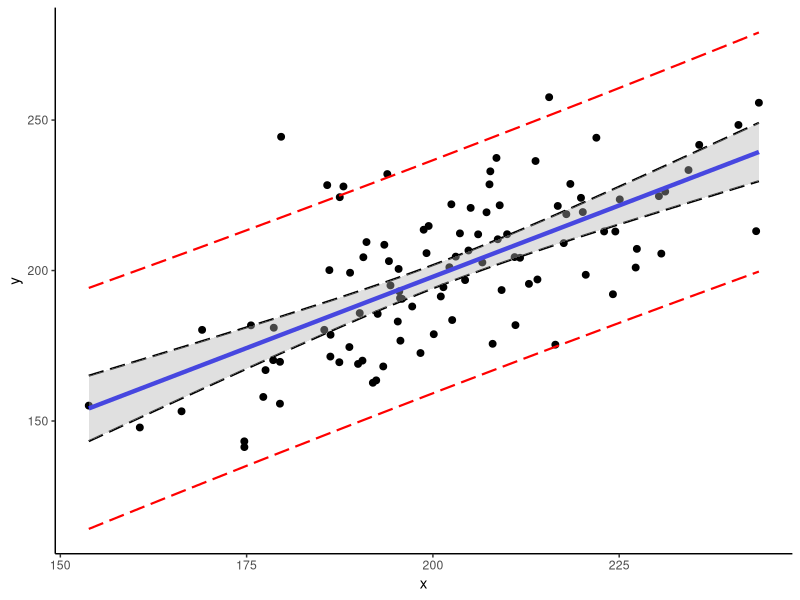
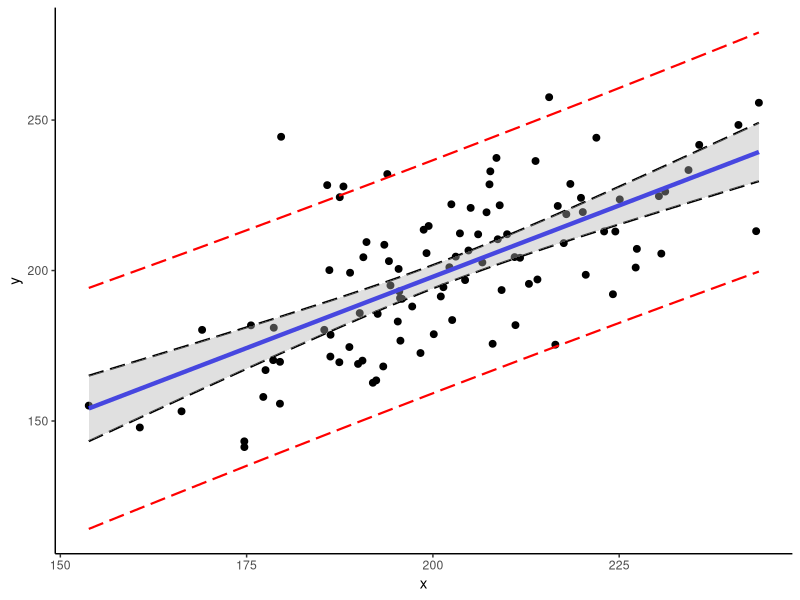

Generate these figures, in order, with R:
set.seed(123)
x <- rnorm(100, 200, 20)
y <- x + rnorm(100, 0, 20)
library(ggplot2)
mod <- lm(y ~ x)
ci <- as.data.frame(cbind(x, predict(mod, interval = "confidence")))
pi <- as.data.frame(cbind(x, predict(mod, interval = "prediction")))
df <- data.frame(x, y)
ggplot(df, aes(x, y)) +
  geom_point(size = 2) +
  geom_line(data = ci, aes(y = fit), colour = "blue", size = 1.5) +
  geom_line(data = ci, aes(y = lwr), linetype = "longdash", size = .75) +
  geom_line(data = ci, aes(y = upr), linetype = "longdash", size = .75) +
  geom_ribbon(data = ci, aes(ymin = lwr, ymax = upr), linetype = 2, alpha = 0.4, fill = "gray70") +
  geom_line(data = pi, aes(y = lwr), linetype = "longdash", size = .75, colour = "red") +
  geom_line(data = pi, aes(y = upr), linetype = "longdash", size = .75, colour = "red") +
  theme_classic()
ggsave("Incerteza/PIxCI.png", width = 158, height = 93, units = "mm")